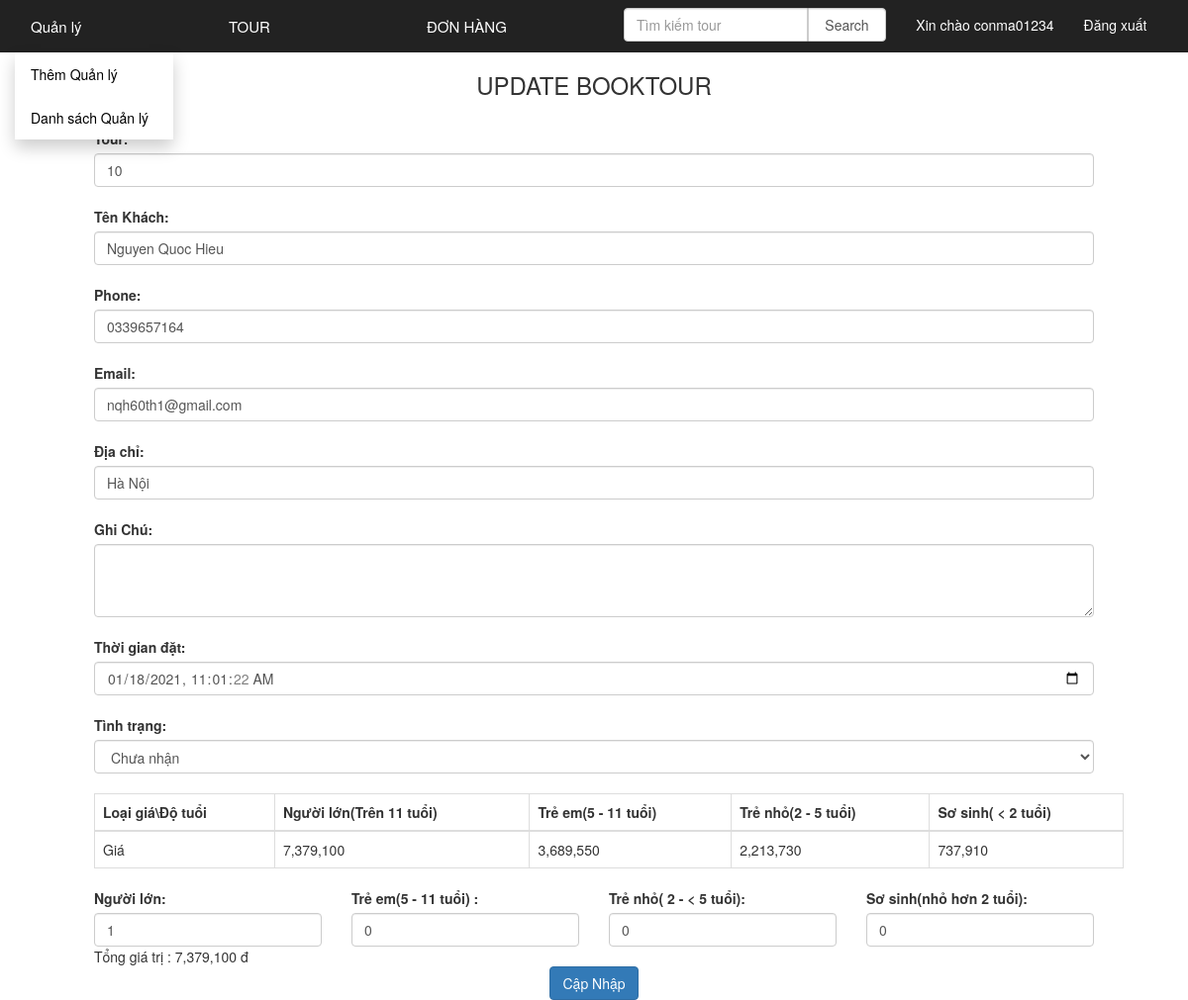
The app's page /admin/index.php?Page_layout=update_booktour&IDBookTour=43 (signed in) with its own data.
### tables this page shows
CREATE TABLE `booktour` (
  `IDBookTour` int(11) NOT NULL,
  `Name` varchar(500) NOT NULL,
  `Email` varchar(100) NOT NULL,
  `Phone` varchar(20) NOT NULL,
  `Addr` varchar(500) NOT NULL,
  `Note` varchar(1000) NOT NULL,
  `ThoiGianDat` datetime NOT NULL,
  `NguoiLon` int(11) NOT NULL,
  `TreEm` int(11) NOT NULL,
  `TreNho` int(11) NOT NULL,
  `SoSinh` int(11) NOT NULL,
  `TongTien` int(11) NOT NULL,
  `IDTour` int(11) NOT NULL,
  `TinhTrang` varchar(100) NOT NULL
);

CREATE TABLE `noibat` (
  `IDNoiBat` int(11) NOT NULL,
  `GiamGia` float NOT NULL,
  `ThoiGian` date DEFAULT NULL
);

CREATE TABLE `tour` (
  `IDTour` int(11) NOT NULL,
  `NameTour` varchar(255) NOT NULL,
  `LichTrinh` varchar(255) NOT NULL,
  `PhuongTien` varchar(500) NOT NULL,
  `SoLuong` int(11) NOT NULL,
  `NgayKhoiHanh` date NOT NULL,
  `Image` varchar(255) NOT NULL,
  `NoiKhoiHanh` varchar(255) NOT NULL,
  `GiaTien` int(11) NOT NULL,
  `IDVungMien` int(11) NOT NULL,
  `IDNoiBat` int(11) NOT NULL
);

### lib/lib_db.php (called while the page is built, shortened)
<?php
global $link;
function select_one($sql){
	$data = exec_select($sql);
	return $data[0];
}
function exec_select($sql){
	global $link;
	$ret = isset($ret) ? $ret : array();
	$res = $link->query($sql);
	$err = mysqli_error($link);
	if ($res ){
		while( $row = $res->fetch_array(MYSQLI_ASSOC) )
		{
			$ret[]= $row ;
		}
	}
	return $ret;
}

### admin/view/update_booktour.php (the view, shortened to what this page needs)
<?php
   include "header.php";
   $IDBookTour=isset($_REQUEST['IDBookTour'])?$_REQUEST['IDBookTour']:0;
   $sqlBookTour="select * from booktour where IDBookTour=".$IDBookTour;
   $dataBookTour=select_one($sqlBookTour);
   $sqlTour="select * from tour where IDTour=".$dataBookTour['IDTour'];
   $dataTour=select_one($sqlTour);
    $GiamGia=1;
    if($dataTour['IDNoiBat']<>0){
        $sql1="select * from NoiBat where IDNoiBat=".$dataTour['IDNoiBat'];
        $dataNoiBat=select_one($sql1);
        $GiamGia=1-$dataNoiBat['GiamGia']/100;
    }
?>
<!DOCTYPE html>
<html lang="en">
<head>
</head>
<body>
<h3>update booktour </h3>
    <div class="container">
        <form method="POST" action="?Page_layout=update_booktour_exec&GiaTien=<?php echo $GiamGia*$dataTour['GiaTien']; ?>">
            <div class="form-group">
                <label for="name" class="col-sm-12">Tour: </label>
                <div class="col-sm-12" style="  margin-bottom:20px"> <input type="text" autofocus  class="form-control"
                        name="IDTour" value="<?php echo $dataBookTour['IDTour']; ?>"></div>
                <label for="name" class="col-sm-12">Tên Khách: </label>
                <div class="col-sm-12" style="  margin-bottom:20px"> <input type="text" class="form-control"
                        name="Name" value="<?php echo $dataBookTour['Name']; ?>"></div>
                <label for="name" class="col-sm-12">Phone:</label>
                <div class="col-sm-12" style="  margin-bottom:20px">
                <input type="text" class="form-control"
                        name="Phone" value="<?php echo $dataBookTour['Phone']; ?>">
                </div>
                <label for="name" class="col-sm-12">Email: </label>
                <div class="col-sm-12" style="  margin-bottom:20px"> <input type="text" class="form-control"
                        name="Email" value="<?php echo $dataBookTour['Email']; ?>"></div>
                <label for="name" class="col-sm-12">Địa chỉ: </label>
                <div class="col-sm-12" style="  margin-bottom:20px"> <input type="text" class="form-control"
                        name="Addr" value="<?php echo $dataBookTour['Addr']; ?>"></div>
                        <label for="name" class="col-sm-12">Ghi Chú: </label>
                <div class="col-sm-12" style="  margin-bottom:20px">
                    <textarea class="form-control form-control-sm mb-3" rows="3" name="Note"
                     > <?php echo $dataBookTour['Note'] ?>  </textarea>
                </div>
                <label for="name" class="col-sm-12">Thời gian đặt: </label>
                <div class="col-sm-12" style="  margin-bottom:20px"> <input type="datetime-local" class="form-control"
                        name="ThoiGianDat"  value="<?php echo strftime('%Y-%m-%dT%H:%M:%S', strtotime($dataBookTour['ThoiGianDat'])) ;  ?>"></div>
                <div class="col-sm-12" style="  margin-bottom:20px">
                  <label >Tình trạng:</label>
                    <select  class="form-control" name="TinhTrang" >
                    <?php if($dataBookTour['TinhTrang']=="Chưa nhận"){
                      ?>
                        <option value="Chưa nhận">Chưa nhận</option>
                      <?php
                    }else{
                      ?>
                        <option value="Đã nhận">Đã nhận</option>
                       <option value="Chưa nhận">Chưa nhận</option>
                      <?php
                    } ?>
                    </select>
                </div>
                <table class="table table-bordered">
                  <thead>
                    <tr>
                      <th>Loại giá\Độ tuổi</th>
                      <th>Người lớn(Trên 11 tuổi)</th>
                      <th>Trẻ em(5 - 11 tuổi)</th>
                      <th>Trẻ nhỏ(2 - 5 tuổi)</th>
                      <th>Sơ sinh( < 2 tuổi)</th>
                    </tr>
                  </thead>
                  <tbody>
                    <tr>
                      <td>Giá</td>
                      <td id="m-Adult"><?php echo number_format ($GiamGia*$dataTour['GiaTien']) ?></td>
                      <td id="m-Child"><?php echo number_format ($GiamGia*$dataTour['GiaTien']*0.5) ?></td>
                      <td id="m-Baby"><?php echo number_format ($GiamGia*$dataTour['GiaTien']*0.3) ?></td>
                      <td id="m-Infant"><?php echo number_format ($GiamGia*$dataTour['GiaTien']*0.1) ?></td>
                    </tr>
                  </tbody>
                </table>
                <div class="col-md-3">
                    <label>Người lớn: </label>
                    <input type="number" name="QAdult" onchange="monney()" id="Adult" class="form-control" value="<?php echo $dataBookTour['NguoiLon']; ?>" min="0" max="20">
                </div>
                <div class="col-md-3"  >
                    <label>Trẻ em(5 - 11 tuổi) : </label>
                    <input type="number" name="QChild" onchange="monney()" id="Child" class="form-control" min="0" value="<?php echo $dataBookTour['TreEm']; ?>"  max="20">
                </div>
                <div class="col-md-3">
                    <label>Trẻ nhỏ( 2 - &lt; 5 tuổi): </label>
                    <input type="number" name="QBaby" onchange="monney()" id="Baby" class="form-control" min="0" value="<?php echo $dataBookTour['TreNho']; ?>" max="20">
                </div>
                <div class="col-md-3">
                    <label>Sơ sinh(nhỏ hơn 2 tuổi): </label>
                    <input type="number" name="QInfant" onchange="monney()" id="Infant" class="form-control" min="0" value="<?php echo $dataBookTour['SoSinh']; ?>" max="20">
                </div>
                <div class="col-md-3">
                <div class="txtTotal">Tổng giá trị : <span id="sumary"><?php echo number_format($dataBookTour['TongTien']); ?></span> <span>đ</span></div>
                </div>
                <div class="col-md-12" style="text-align:center">
                    <input type="submit" class="btn btn-primary" name="submit" value="Cập Nhập">
                </div>
            </div>
        </form>
    </div>
</body>
</html>

### public/css/ql.css (style rules this page uses)
table, th, td { margin-top:100px; margin-left:15px; border: 2px solid black; border-collapse: collapse; }
th, td { padding: 15px; }
.form-group { margin :20px 50px 50px 50px; }
h3 { text-align: center; text-transform: uppercase; }

### records on screen
booktour: IDTour "10", Name "Nguyen Quoc Hieu", Phone "0339657164", Email "nqh60th1@gmail.com", Addr "Hà Nội", ThoiGianDat "01/18/2021 11:01:22", TinhTrang "Chưa nhận", QAdult "1", QChild "0", QBaby "0", QInfant "0", TongTien "7,379,100"
noibat: $GiamGia*$dataTour['GiaTien'] "7,379,100", $GiamGia*$dataTour['GiaTien']*0.5 "3,689,550", $GiamGia*$dataTour['GiaTien']*0.3 "2,213,730", $GiamGia*$dataTour['GiaTien']*0.1 "737,910"

### other values on screen
$_SESSION["adminUser"] "conma01234"
